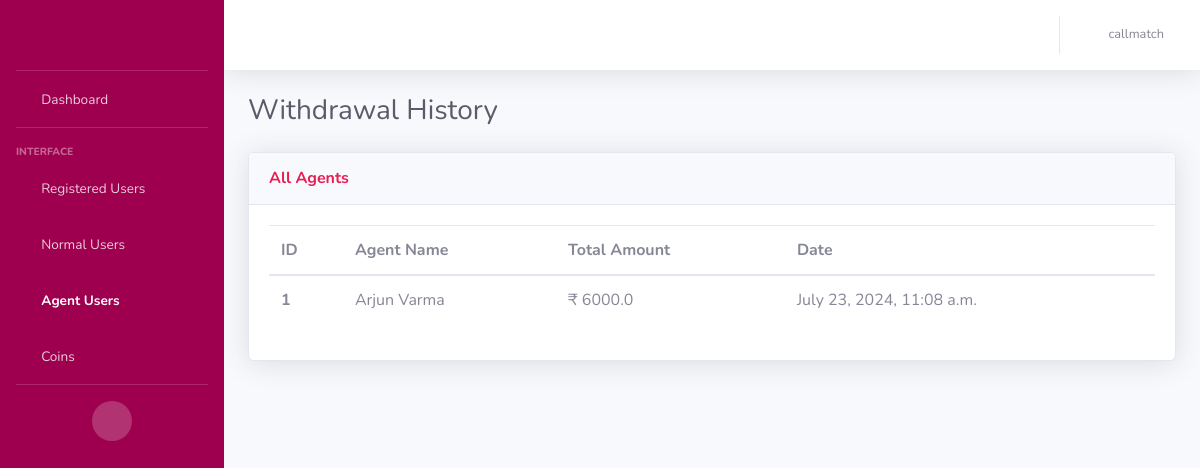
/history_agent_user (signed in), run on an earlier commit of the app's database.
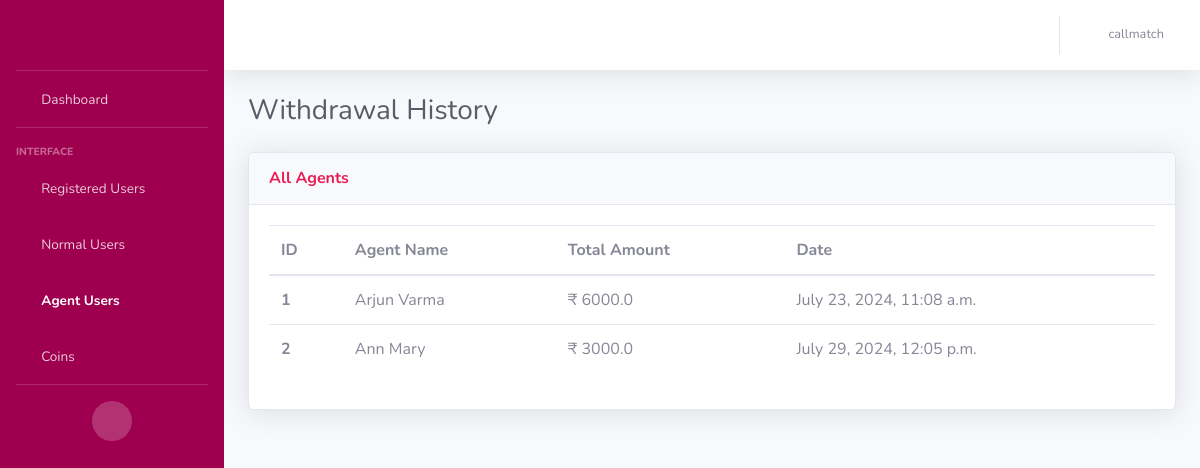
And on a later commit of the database.
### AdminApp/models.py (models this page shows, shortened)
class WithdrawalHistoryModel(models.Model):
    agentpurchase_id = models.AutoField(primary_key=True)
    agent = models.ForeignKey(CustomerModel, on_delete=models.CASCADE)
    withdrawal_amount = models.FloatField()
    withdrawal_date = models.DateTimeField()

class CustomerModel(models.Model):
    NORMAL_USER = 'Normal User'
    AGENT_USER = 'Agent User'
    USER_STATUS_CHOICES = [
        (NORMAL_USER, 'Normal User'),
        (AGENT_USER, 'Agent User'),
    ]
    BOTH = 'Both'
    MALAYALAM = 'Malayalam'
    TAMIL = 'Tamil'
    LANGUAGE_CHOICES = [
        (BOTH, 'Both'),
        (MALAYALAM, 'Malayalam'),
        (TAMIL, 'Tamil'),
    ]
    customer_id = models.AutoField(primary_key=True)
    customer_first_name = models.CharField(max_length=100, default="unknown")
    customer_last_name = models.CharField(max_length=100, default="unknown")
    customer_email = models.EmailField(default="unknown")
    customer_contact = models.CharField(max_length=50)
    status = models.CharField(
        max_length=20,
        choices=USER_STATUS_CHOICES,
        default=NORMAL_USER,
    )
    is_online = models.BooleanField(default=False)
    languages = models.CharField(
        max_length=20,
        choices=LANGUAGE_CHOICES,
        default=BOTH,
    )
    is_existing = models.BooleanField(default=False)
    adhaar_no = models.CharField(max_length=50, default="unknown")
    rating = models.IntegerField()
    terms_conditions = models.BooleanField(default=False)
    customer_password = models.CharField(max_length=100)
    @property
    def rating(self):
        from .models import RatingModel
        rating = RatingModel.objects.filter(agent=self).aggregate(Avg('ratings')).get('ratings__avg')
        return rating if rating is not None else 0

### AdminApp/views.py (the view)
# urls.py: path('history_agent_user', views.agent_history, name='history_agent_users'),
def agent_history(request):
    username = request.session.get('user', None)
    if username is None:
        return redirect('/login')
    agent_history = WithdrawalHistoryModel.objects.all()
    return render(request, 'agentuser_history.html', {'agent_history': agent_history, 'username': username})

### templates/agentuser_history.html (shortened to what the changed rows need)
<!DOCTYPE html>
<html lang="en">
<head>
    {% load static %}
    <link href="{% static 'vendor/fontawesome-free/css/all.min.css' %}" rel="stylesheet" type="text/css">
    <link href="{% static 'css/sb-admin-2.min.css' %}" rel="stylesheet">
</head>
<body id="page-top">
    <div id="wrapper">
        <div id="content-wrapper" class="d-flex flex-column">
            <div id="content">
                <div class="container-fluid">
                    <div class="d-sm-flex align-items-center justify-content-between mb-4">
                        <h1 class="h3 mb-0 text-gray-800">Withdrawal History</h1>
                    </div>
                    <div class="row">
                        <div class="col">
                            <div class="card shadow mb-4">
                                <div class="card-body">
                                    <div class="table-responsive">
                                        <table class="table table-hover all-users">
                                          <thead>
                                            <tr>
                                              <th scope="col">ID</th>
                                              <th scope="col">Agent Name</th>
                                              <th scope="col">Total Amount</th>
                                              <th scope="col">Date</th>
                                            </tr>
                                          </thead>
                                          <tbody>
                                          {% for history in agent_history %}
                                            <tr>
                                              <th scope="row">{{ forloop.counter }}</th>
                                              <td>{{history.agent.customer_first_name}} {{history.agent.customer_last_name}}</td>
                                              <td>₹ {{history.withdrawal_amount}}</td>
                                              <td> {{history.withdrawal_date}}</td>
                                            </tr>
                                          {% endfor %}
                                          </tbody>
                                        </table>
                                    </div>
                                </div>
                            </div>
                        </div>
                    </div>
                </div>
            </div>
        </div>
    </div>
</body>
</html>

What changed in the data, as far as the page shows it:
added WithdrawalHistoryModel: agent.customer_first_name "Ann", agent.customer_last_name "Mary", withdrawal_amount "3000.0", withdrawal_date "July 29, 2024, 12:05 p.m."
